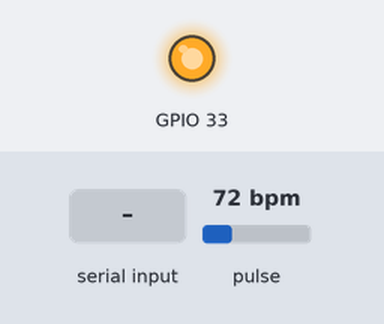
Recording of a sketch running on a simulated ESP32. Parts: output pins drawn as LEDs (lit = HIGH). The inputs (shaded band) are chosen by the test bench; at power-on: pulse 72 bpm. WiFi joins after 1.5 s; servers stay silent unless stated; random numbers use the default seed unless the sketch sets one; no MQTT or app messages arrive unless stated; what the sketch prints to the serial monitor is not drawn.

Above: at 0.1 s.
At 2.7 s:
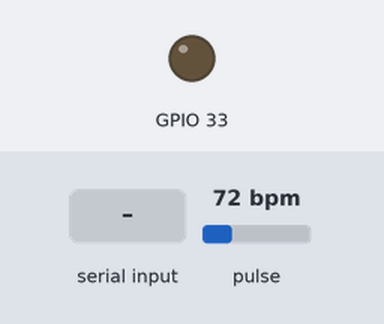
2.8 s: "1" received over Serial
Timing chart, 0 to 5.8 s (numbered marks = the images above; inputs shaded):
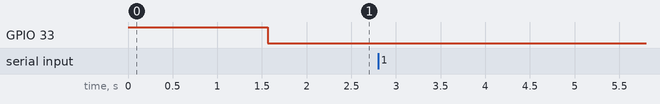

Measured:
- after the input at 2.8 s, every drawn part: stays the same

The sketch:

esp32_cam_heartbeat_uart.ino
```cpp
/*
 Basic ESP8266 MQTT example
 This sketch demonstrates the capabilities of the pubsub library in combination
 with the ESP8266 board/library.
 It connects to an MQTT server then:
  - publishes "hello world" to the topic "outTopic" every two seconds
  - subscribes to the topic "inTopic", printing out any messages
    it receives. NB - it assumes the received payloads are strings not binary
  - If the first character of the topic "inTopic" is an 1, switch ON the ESP Led,
    else switch it off
 It will reconnect to the server if the connection is lost using a blocking
 reconnect function. See the 'mqtt_reconnect_nonblocking' example for how to
 achieve the same result without blocking the main loop.
 To install the ESP8266 board, (using Arduino 1.6.4+):
  - Add the following 3rd party board manager under "File -> Preferences -> Additional Boards Manager URLs":
       http://arduino.esp8266.com/stable/package_esp8266com_index.json
  - Open the "Tools -> Board -> Board Manager" and click install for the ESP8266"
  - Select your ESP8266 in "Tools -> Board"
*/

#include <WiFi.h>
#include <PubSubClient.h>
#include <PulseSensorPlayground.h>

//  Variables
const int PulseWire = A0;       // PulseSensor PURPLE WIRE connected to ANALOG PIN 0
//const int LED = LED_BUILTIN;          // The on-board Arduino LED, close to PIN 13.
int Threshold = 337;           // Determine which Signal to "count as a beat" and which to ignore.
                               // Use the "Gettting Started Project" to fine-tune Threshold Value beyond default setting.
                               // Otherwise leave the default "550" value.

PulseSensorPlayground pulseSensor;  // Creates an instance of the PulseSensorPlayground object called "pulseSensor"

// Update these with values suitable for your network.

const char* ssid = "KOO";
const char* password = "11111111";
const char* mqtt_server = "121.137.153.145";

WiFiClient espClient;
PubSubClient client(espClient);
unsigned long lastMsg = 0;
#define MSG_BUFFER_SIZE	(50)
char msg[MSG_BUFFER_SIZE];
int value = 0;
int msgIndex = 0;

void setup_wifi() {

  delay(10);
  // We start by connecting to a WiFi network

  WiFi.mode(WIFI_STA);
  WiFi.begin(ssid, password);

  while (WiFi.status() != WL_CONNECTED) {
    delay(500);
  }

  randomSeed(micros());

}

void callback(char* topic, byte* payload, unsigned int length) {

}

void reconnect() {
  // Loop until we're reconnected
  while (!client.connected()) {

    // Create a random client ID
    String clientId = "ESP8266Client-";
    clientId += String(random(0xffff), HEX);
    // Attempt to connect
    if (client.connect(clientId.c_str())) {
      client.subscribe("setting");
    }
  }
}

void setup() {

  pinMode(33, OUTPUT);
  digitalWrite(33, HIGH);
  Serial.begin(9600);

  pulseSensor.analogInput(PulseWire);
  pulseSensor.setThreshold(Threshold);

  setup_wifi();
  client.setServer(mqtt_server, 1883);
  client.setCallback(callback);

}

void loop() {
  char receivedData;
  if (!client.connected()) {
    reconnect();
  }
  client.loop();


  digitalWrite(33, LOW);
  while (Serial.available() > 0) {
    receivedData = Serial.read();   // read one byte from serial buffer and save to receivedData
    //Serial.print(receivedData);
    snprintf(msg, MSG_BUFFER_SIZE, "%c", receivedData);
    //Serial.println(receivedData);
    Serial.write(receivedData);
    client.publish("Control_num", msg);
  }

  //  while (Serial.available()) {
  //   char receivedChar = Serial.read(); // 한 문자 읽기
  //   if (receivedChar == '\n') { // 메시지의 끝을 확인
  //     msg[msgIndex] = '\0'; // 문자열의 끝을 나타내는 NULL 문자 추가
  //     client.publish("Control_num", msg); // 완성된 메시지 전송
  //     msgIndex = 0; // 버퍼 인덱스 초기화
  //   } else {
  //     msg[msgIndex] = receivedChar; // 버퍼에 문자 추가
  //     msgIndex++;
  //   }
  // }

  if (pulseSensor.sawStartOfBeat()) {            // Constantly test to see if "a beat happened".
  int myBPM = pulseSensor.getBeatsPerMinute();  // Calls function on our pulseSensor object that returns BPM as an "int".
                                                // "myBPM" hold this BPM value now.
  Serial.println("♥  A HeartBeat Happened ! "); // If test is "true", print a message "a heartbeat happened".

  snprintf(msg, MSG_BUFFER_SIZE, "%d", myBPM);
  Serial.print("Publish BPM message: ");
  Serial.println(msg);
  client.publish("HB", msg);
  }
}
```
